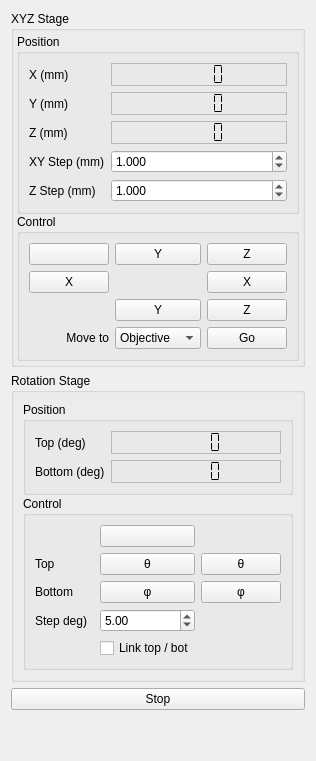
      <widget class="QWidget" name="StageTab">
       <attribute name="title">
        <string>Stage</string>
       </attribute>
       <layout class="QVBoxLayout" name="verticalLayout_2">
        <item>
         <widget class="QGroupBox" name="groupBox_stageXYZ">
          <property name="title">
           <string>XYZ Stage</string>
          </property>
          <layout class="QVBoxLayout" name="verticalLayout_3">
           <property name="spacing">
            <number>0</number>
           </property>
           <property name="sizeConstraint">
            <enum>QLayout::SizeConstraint::SetDefaultConstraint</enum>
           </property>
           <property name="leftMargin">
            <number>3</number>
           </property>
           <property name="topMargin">
            <number>3</number>
           </property>
           <property name="rightMargin">
            <number>3</number>
           </property>
           <property name="bottomMargin">
            <number>3</number>
           </property>
           <item>
            <widget class="QGroupBox" name="groupBox_stageXYZ_position">
             <property name="title">
              <string>Position</string>
             </property>
             <property name="flat">
              <bool>true</bool>
             </property>
             <layout class="QFormLayout" name="formLayout_2">
              <property name="leftMargin">
               <number>9</number>
              </property>
              <property name="topMargin">
               <number>9</number>
              </property>
              <property name="rightMargin">
               <number>9</number>
              </property>
              <property name="bottomMargin">
               <number>9</number>
              </property>
              <item row="1" column="0">
               <widget class="QLabel" name="label">
                <property name="text">
                 <string>X (mm)</string>
                </property>
               </widget>
              </item>
              <item row="1" column="1">
               <widget class="QLCDNumber" name="lcdNumber_x_mm">
                <property name="enabled">
                 <bool>true</bool>
                </property>
                <property name="frameShape">
                 <enum>QFrame::Shape::StyledPanel</enum>
                </property>
                <property name="frameShadow">
                 <enum>QFrame::Shadow::Raised</enum>
                </property>
                <property name="smallDecimalPoint">
                 <bool>false</bool>
                </property>
                <property name="segmentStyle">
                 <enum>QLCDNumber::SegmentStyle::Flat</enum>
                </property>
                <property name="value" stdset="0">
                 <double>0.000000000000000</double>
                </property>
               </widget>
              </item>
              <item row="2" column="0">
               <widget class="QLabel" name="label_2">
                <property name="text">
                 <string>Y (mm)</string>
                </property>
               </widget>
              </item>
              <item row="2" column="1">
               <widget class="QLCDNumber" name="lcdNumber_y_mm">
                <property name="frameShape">
                 <enum>QFrame::Shape::StyledPanel</enum>
                </property>
                <property name="frameShadow">
                 <enum>QFrame::Shadow::Raised</enum>
                </property>
                <property name="segmentStyle">
                 <enum>QLCDNumber::SegmentStyle::Flat</enum>
                </property>
               </widget>
              </item>
              <item row="3" column="0">
               <widget class="QLabel" name="label_3">
                <property name="text">
                 <string>Z (mm)</string>
                </property>
               </widget>
              </item>
              <item row="3" column="1">
               <widget class="QLCDNumber" name="lcdNumber_z_mm">
                <property name="frameShape">
                 <enum>QFrame::Shape::StyledPanel</enum>
                </property>
                <property name="frameShadow">
                 <enum>QFrame::Shadow::Raised</enum>
                </property>
                <property name="segmentStyle">
                 <enum>QLCDNumber::SegmentStyle::Flat</enum>
                </property>
               </widget>
              </item>
              <item row="4" column="0">
               <widget class="QLabel" name="label_8">
                <property name="text">
                 <string>XY Step (mm)</string>
                </property>
               </widget>
              </item>
              <item row="4" column="1">
               <widget class="QDoubleSpinBox" name="doubleSpinBox_xy_jogstep_mm">
                <property name="decimals">
                 <number>3</number>
                </property>
                <property name="maximum">
                 <double>10.000000000000000</double>
                </property>
                <property name="value">
                 <double>1.000000000000000</double>
                </property>
               </widget>
              </item>
              <item row="5" column="0">
               <widget class="QLabel" name="label_9">
                <property name="text">
                 <string>Z Step (mm)</string>
                </property>
               </widget>
              </item>
              <item row="5" column="1">
               <widget class="QDoubleSpinBox" name="doubleSpinBox_z_jogstep_mm">
                <property name="decimals">
                 <number>3</number>
                </property>
                <property name="minimum">
                 <double>0.000000000000000</double>
                </property>
                <property name="maximum">
                 <double>10.000000000000000</double>
                </property>
                <property name="value">
                 <double>1.000000000000000</double>
                </property>
               </widget>
              </item>
             </layout>
            </widget>
           </item>
           <item>
            <widget class="QGroupBox" name="groupBox_stageXYZ_control">
             <property name="title">
              <string>Control</string>
             </property>
             <property name="flat">
              <bool>true</bool>
             </property>
             <layout class="QGridLayout" name="gridLayout_3">
              <property name="leftMargin">
               <number>9</number>
              </property>
              <property name="topMargin">
               <number>9</number>
              </property>
              <property name="rightMargin">
               <number>9</number>
              </property>
              <property name="bottomMargin">
               <number>9</number>
              </property>
              <property name="spacing">
               <number>6</number>
              </property>
              <item row="1" column="0">
               <widget class="QPushButton" name="pushButton_stage_jogXReverse">
                <property name="text">
                 <string>X</string>
                </property>
                <property name="icon">
                 <iconset theme="go-previous"/>
                </property>
               </widget>
              </item>
              <item row="0" column="3">
               <widget class="QPushButton" name="pushButton_stage_jogZ">
                <property name="text">
                 <string>Z</string>
                </property>
                <property name="icon">
                 <iconset theme="go-up"/>
                </property>
               </widget>
              </item>
              <item row="1" column="3">
               <widget class="QPushButton" name="pushButton_stage_jogX">
                <property name="text">
                 <string>X</string>
                </property>
                <property name="icon">
                 <iconset theme="go-next"/>
                </property>
               </widget>
              </item>
              <item row="0" column="1">
               <widget class="QPushButton" name="pushButton_stage_jogY">
                <property name="text">
                 <string>Y</string>
                </property>
                <property name="icon">
                 <iconset theme="go-up"/>
                </property>
               </widget>
              </item>
              <item row="2" column="1">
               <widget class="QPushButton" name="pushButton_stage_jogYReverse">
                <property name="text">
                 <string>Y</string>
                </property>
                <property name="icon">
                 <iconset theme="go-down"/>
                </property>
               </widget>
              </item>
              <item row="2" column="3">
               <widget class="QPushButton" name="pushButton_stage_jogZReverse">
                <property name="text">
                 <string>Z</string>
                </property>
                <property name="icon">
                 <iconset theme="go-down"/>
                </property>
               </widget>
              </item>
              <item row="0" column="0">
               <widget class="QPushButton" name="pushButton_stage_moveToHomeXYZ">
                <property name="statusTip">
                 <string>Homing XYZ</string>
                </property>
                <property name="text">
                 <string/>
                </property>
                <property name="icon">
                 <iconset theme="go-home"/>
                </property>
               </widget>
              </item>
              <item row="3" column="0">
               <widget class="QLabel" name="label_22">
                <property name="text">
                 <string>Move to</string>
                </property>
                <property name="alignment">
                 <set>Qt::AlignmentFlag::AlignRight|Qt::AlignmentFlag::AlignTrailing|Qt::AlignmentFlag::AlignVCenter</set>
                </property>
               </widget>
              </item>
              <item row="3" column="1">
               <widget class="QComboBox" name="comboBox_stage_XYZ_moveTo">
                <item>
                 <property name="text">
                  <string>Objective</string>
                 </property>
                </item>
                <item>
                 <property name="text">
                  <string>Vibratome</string>
                 </property>
                </item>
               </widget>
              </item>
              <item row="3" column="3">
               <widget class="QPushButton" name="pushButton_stageXYZ_moveTo">
                <property name="text">
                 <string>Go</string>
                </property>
               </widget>
              </item>
             </layout>
            </widget>
           </item>
          </layout>
         </widget>
        </item>
        <item>
         <widget class="QGroupBox" name="groupBox_stageRot">
          <property name="enabled">
           <bool>true</bool>
          </property>
          <property name="title">
           <string>Rotation Stage</string>
          </property>
          <layout class="QVBoxLayout" name="verticalLayout_4">
           <property name="spacing">
            <number>1</number>
           </property>
           <item>
            <widget class="QGroupBox" name="groupBox_stageRot_position">
             <property name="title">
              <string>Position</string>
             </property>
             <property name="flat">
              <bool>true</bool>
             </property>
             <layout class="QFormLayout" name="formLayout">
              <item row="2" column="1">
               <widget class="QLCDNumber" name="lcdNumber_rotBottom">
                <property name="frameShape">
                 <enum>QFrame::Shape::StyledPanel</enum>
                </property>
                <property name="frameShadow">
                 <enum>QFrame::Shadow::Raised</enum>
                </property>
                <property name="segmentStyle">
                 <enum>QLCDNumber::SegmentStyle::Flat</enum>
                </property>
               </widget>
              </item>
              <item row="2" column="0">
               <widget class="QLabel" name="label_bottomRotPosition">
                <property name="text">
                 <string>Bottom (deg)</string>
                </property>
               </widget>
              </item>
              <item row="0" column="0">
               <widget class="QLabel" name="label_topRotPosition">
                <property name="text">
                 <string>Top (deg)</string>
                </property>
               </widget>
              </item>
              <item row="0" column="1">
               <widget class="QLCDNumber" name="lcdNumber_rotTop">
                <property name="frameShape">
                 <enum>QFrame::Shape::StyledPanel</enum>
                </property>
                <property name="frameShadow">
                 <enum>QFrame::Shadow::Raised</enum>
                </property>
                <property name="segmentStyle">
                 <enum>QLCDNumber::SegmentStyle::Flat</enum>
                </property>
               </widget>
              </item>
             </layout>
            </widget>
           </item>
           <item>
            <widget class="QGroupBox" name="groupBox_stageRot_control">
             <property name="title">
              <string>Control</string>
             </property>
             <property name="flat">
              <bool>true</bool>
             </property>
             <layout class="QGridLayout" name="gridLayout">
              <item row="1" column="1">
               <widget class="QPushButton" name="pushButton_pliRot_topJogReverse">
                <property name="text">
                 <string>θ</string>
                </property>
                <property name="icon">
                 <iconset theme="go-previous"/>
                </property>
               </widget>
              </item>
              <item row="1" column="2">
               <widget class="QPushButton" name="pushButton_pliRot_topJog">
                <property name="text">
                 <string>θ</string>
                </property>
                <property name="icon">
                 <iconset theme="go-next"/>
                </property>
               </widget>
              </item>
              <item row="2" column="2">
               <widget class="QPushButton" name="pushButton_pliRot_bottomJog">
                <property name="text">
                 <string>φ</string>
                </property>
                <property name="icon">
                 <iconset theme="QIcon::ThemeIcon::GoNext"/>
                </property>
               </widget>
              </item>
              <item row="0" column="1">
               <widget class="QPushButton" name="pushButton_pliRot_home">
                <property name="text">
                 <string/>
                </property>
                <property name="icon">
                 <iconset theme="QIcon::ThemeIcon::GoHome"/>
                </property>
               </widget>
              </item>
              <item row="2" column="1">
               <widget class="QPushButton" name="pushButton_pliRot_bottomJogReverse">
                <property name="text">
                 <string>φ</string>
                </property>
                <property name="icon">
                 <iconset theme="QIcon::ThemeIcon::GoPrevious"/>
                </property>
               </widget>
              </item>
              <item row="1" column="0">
               <widget class="QLabel" name="label_4">
                <property name="text">
                 <string>Top</string>
                </property>
               </widget>
              </item>
              <item row="2" column="0">
               <widget class="QLabel" name="label_10">
                <property name="text">
                 <string>Bottom</string>
                </property>
               </widget>
              </item>
              <item row="5" column="0">
               <widget class="QLabel" name="label_6">
                <property name="text">
                 <string>Step deg)</string>
                </property>
               </widget>
              </item>
              <item row="5" column="1">
               <widget class="QDoubleSpinBox" name="doubleSpinBox_rot_jogstep_deg">
                <property name="value">
                 <double>5.000000000000000</double>
                </property>
               </widget>
              </item>
              <item row="6" column="1">
               <widget class="QCheckBox" name="checkBox_linkTopBottomRot">
                <property name="text">
                 <string>Link top / bot</string>
                </property>
               </widget>
              </item>
             </layout>
            </widget>
           </item>
          </layout>
         </widget>
        </item>
        <item>
         <widget class="QPushButton" name="pushButton_stage_stop">
          <property name="toolTip">
           <string>Abort all moves</string>
          </property>
          <property name="text">
           <string>Stop</string>
          </property>
          <property name="icon">
           <iconset theme="dialog-warning"/>
          </property>
         </widget>
        </item>
        <item>
         <spacer name="verticalSpacer">
          <property name="orientation">
           <enum>Qt::Orientation::Vertical</enum>
          </property>
          <property name="sizeHint" stdset="0">
           <size>
            <width>20</width>
            <height>40</height>
           </size>
          </property>
         </spacer>
        </item>
       </layout>
      </widget>
